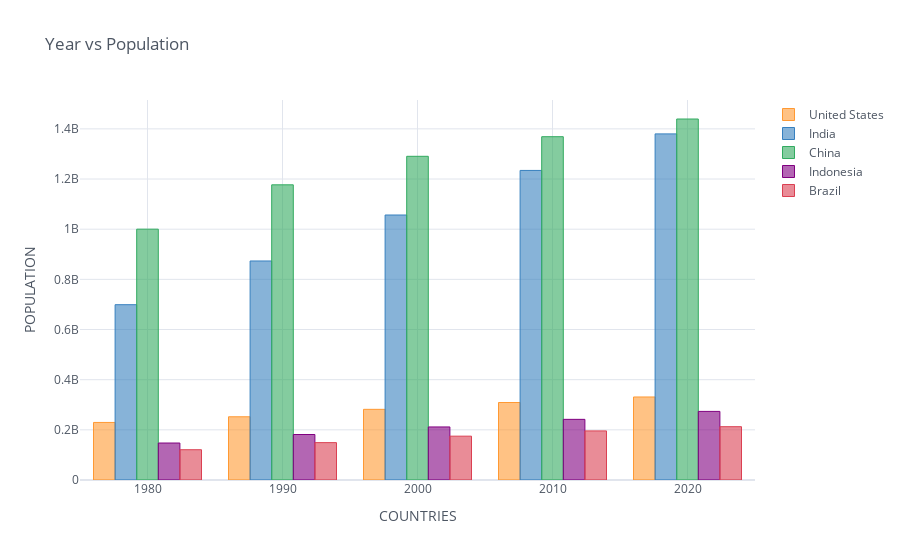

Notebook cell for this chart:
### Markdown cell above
# **MULTIPLE BARPLOT**

### Code cell
df_population_raw_sample = df_population_raw[df_population_raw.index.isin([1980, 1990, 2000, 2010, 2020])]

df_population_raw_sample.iplot(kind='bar',
                        xTitle='COUNTRIES',
                        yTitle='POPULATION',
                        title='Year vs Population')

### Figure 1 — Plotly figure (JSON) as saved in the notebook; plotly's stock layout.template omitted (floating-point values rounded to 4 significant figures)
{"data": [{"marker": {"color": "rgba(255, 153, 51, 0.6)", "line": {"color": "rgba(255, 153, 51, 1.0)", "width": 1}}, "name": "United States", "orientation": "v", "text": "", "x": [1980, 1990, 2000, 2010, 2020], "y": [229476354, 252120309, 281710909, 309011475, 331002651], "type": "bar"}, {"marker": {"color": "rgba(55, 128, 191, 0.6)", "line": {"color": "rgba(55, 128, 191, 1.0)", "width": 1}}, "name": "India", "orientation": "v", "text": "", "x": [1980, 1990, 2000, 2010, 2020], "y": [698952844, 873277798, 1056575549, 1234281170, 1380004385], "type": "bar"}, {"marker": {"color": "rgba(50, 171, 96, 0.6)", "line": {"color": "rgba(50, 171, 96, 1.0)", "width": 1}}, "name": "China", "orientation": "v", "text": "", "x": [1980, 1990, 2000, 2010, 2020], "y": [1000089235, 1176883674, 1290550765, 1368810615, 1439323776], "type": "bar"}, {"marker": {"color": "rgba(128, 0, 128, 0.6)", "line": {"color": "rgba(128, 0, 128, 1.0)", "width": 1}}, "name": "Indonesia", "orientation": "v", "text": "", "x": [1980, 1990, 2000, 2010, 2020], "y": [147447836, 181413402, 211513823, 241834215, 273523615], "type": "bar"}, {"marker": {"color": "rgba(219, 64, 82, 0.6)", "line": {"color": "rgba(219, 64, 82, 1.0)", "width": 1}}, "name": "Brazil", "orientation": "v", "text": "", "x": [1980, 1990, 2000, 2010, 2020], "y": [120694009, 149003223, 174790340, 195713635, 212559417], "type": "bar"}], "layout": {"legend": {"bgcolor": "#FFFFFF", "font": {"color": "#4D5663"}}, "paper_bgcolor": "#FFFFFF", "plot_bgcolor": "#FFFFFF", "title": {"font": {"color": "#4D5663"}, "text": "Year vs Population"}, "xaxis": {"gridcolor": "#E1E5ED", "showgrid": true, "tickfont": {"color": "#4D5663"}, "title": {"font": {"color": "#4D5663"}, "text": "COUNTRIES"}, "zerolinecolor": "#E1E5ED"}, "yaxis": {"gridcolor": "#E1E5ED", "showgrid": true, "tickfont": {"color": "#4D5663"}, "title": {"font": {"color": "#4D5663"}, "text": "POPULATION"}, "zerolinecolor": "#E1E5ED"}}}
